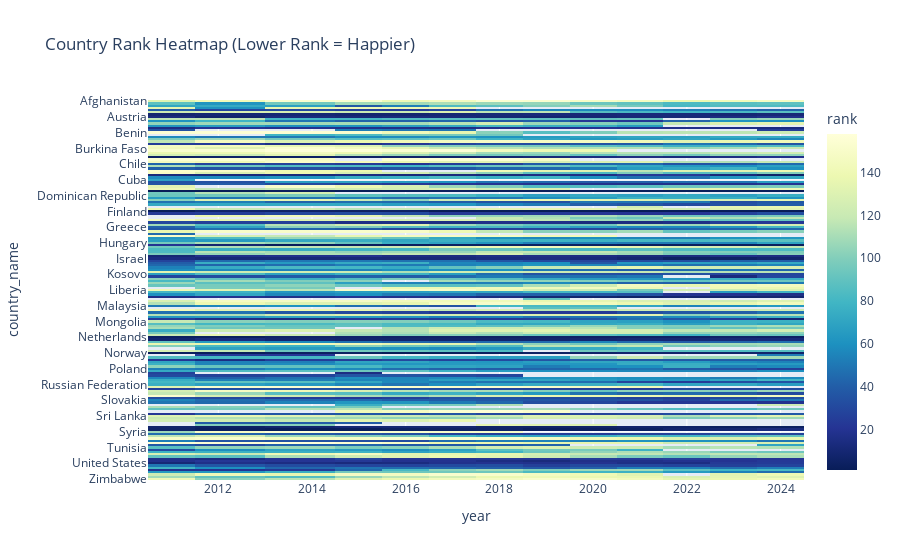

Write notebook code for a chart like this one.
### Markdown cell above
### Inference: Regional Averages
- On average,Oceania, Europe and North America remain high but stable.  
- Latin America shows resilience: moderate GDP but above-average happiness.  
- Africa and South Asia consistently remain lower, reflecting structural inequalities.  

This suggests cultural and institutional factors, not just wealth, drive happiness.

### Code cell
heatmap_data = df.pivot(index="country_name", columns="year", values="rank")

fig = px.imshow(
    heatmap_data,
    aspect="auto",
    color_continuous_scale="YlGnBu_r",
    title="Country Rank Heatmap (Lower Rank = Happier)",
    labels=dict(color="rank")
)
fig.update_yaxes(autorange="reversed")  # so Rank 1 is at the top
fig.show()

fig.write_html("exports/" + fig.layout.title.text.replace(" ", "_") + ".html")
#fig.write_image("exports/" + fig.layout.title.text.replace(" ", "_") + ".png", scale=2)

### Figure 1 — Plotly figure (JSON) as saved in the notebook; plotly's stock layout.template omitted (floating-point values rounded to 4 significant figures; data arrays with more than 128 entries replaced by an {"elided": "..."} marker saying what was removed)
{"data": [{"coloraxis": "coloraxis", "hovertemplate": "year: %{x}<br>country_name: %{y}<br>rank: %{z}<extra></extra>", "name": "0", "type": "heatmap", "x": [2011, 2012, 2014, 2015, 2016, 2017, 2018, 2019, 2020, 2021, 2022, 2023, 2024], "xaxis": "x", "y": {"elided": "169 str values"}, "yaxis": "y", "z": {"elided": "169x13 float values"}}], "layout": {"coloraxis": {"colorbar": {"title": {"text": "rank"}}, "colorscale": [[0, "rgb(8,29,88)"], [0.125, "rgb(37,52,148)"], [0.25, "rgb(34,94,168)"], [0.375, "rgb(29,145,192)"], [0.5, "rgb(65,182,196)"], [0.625, "rgb(127,205,187)"], [0.75, "rgb(199,233,180)"], [0.875, "rgb(237,248,177)"], [1, "rgb(255,255,217)"]]}, "title": {"text": "Country Rank Heatmap (Lower Rank = Happier)"}, "xaxis": {"anchor": "y", "domain": [0, 1], "title": {"text": "year"}}, "yaxis": {"anchor": "x", "autorange": "reversed", "domain": [0, 1], "title": {"text": "country_name"}}}}
